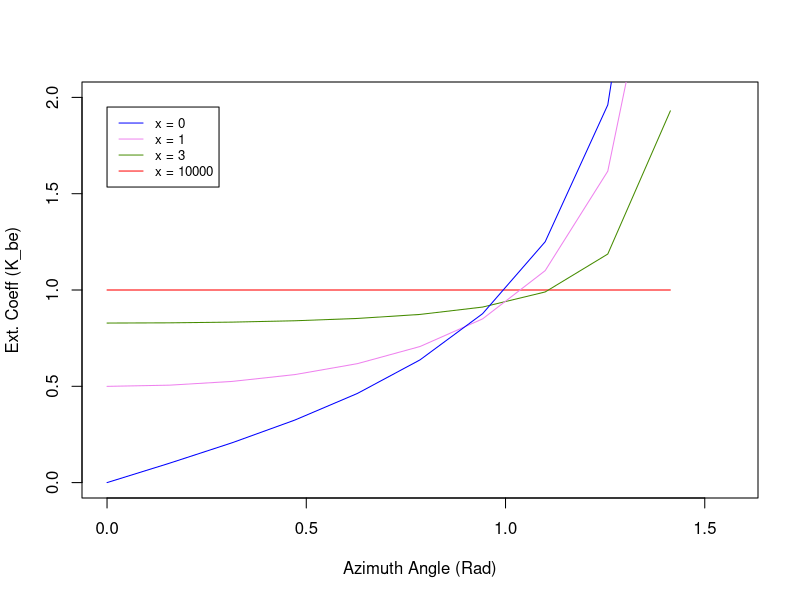
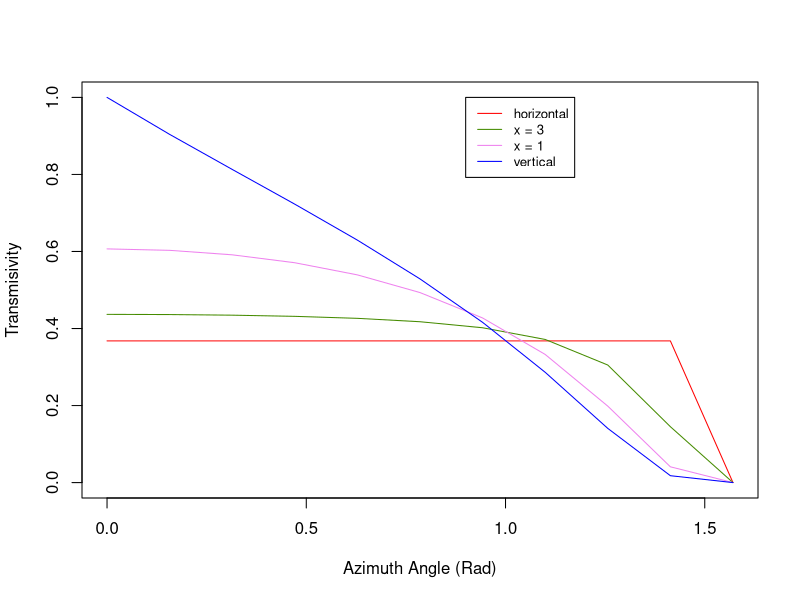
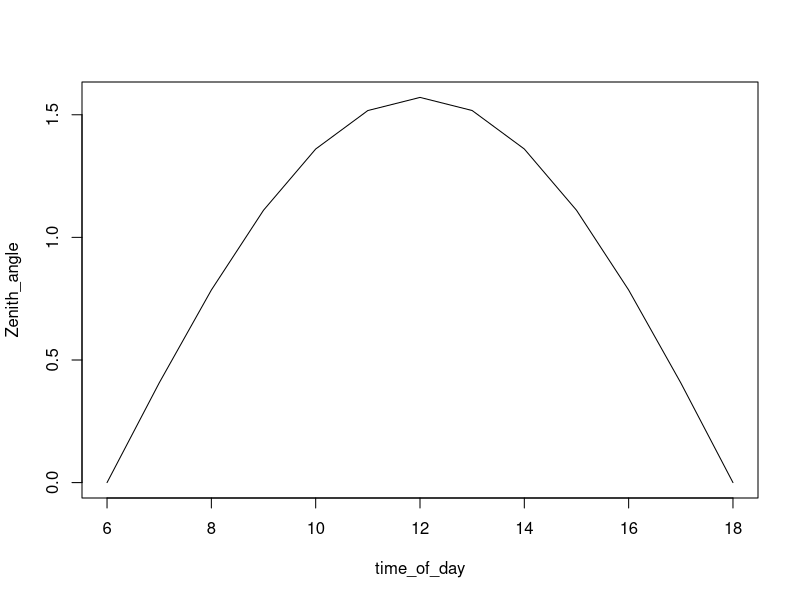
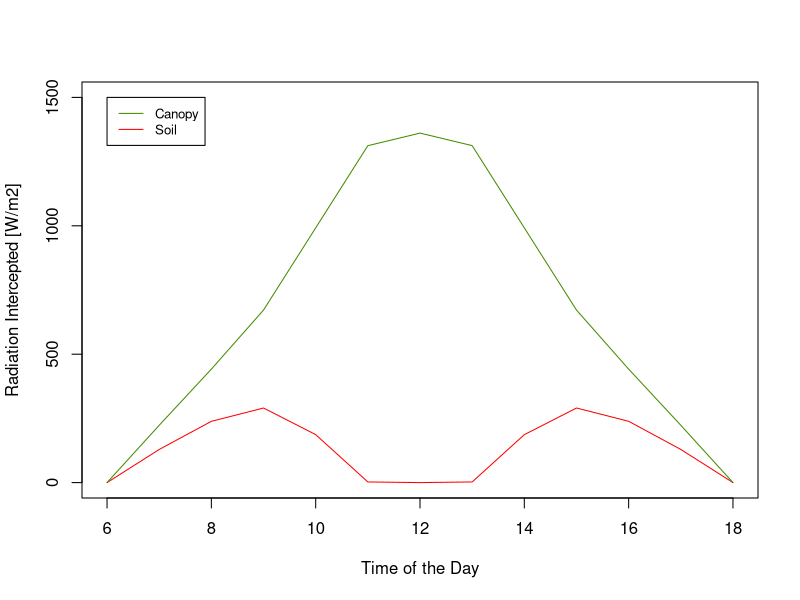
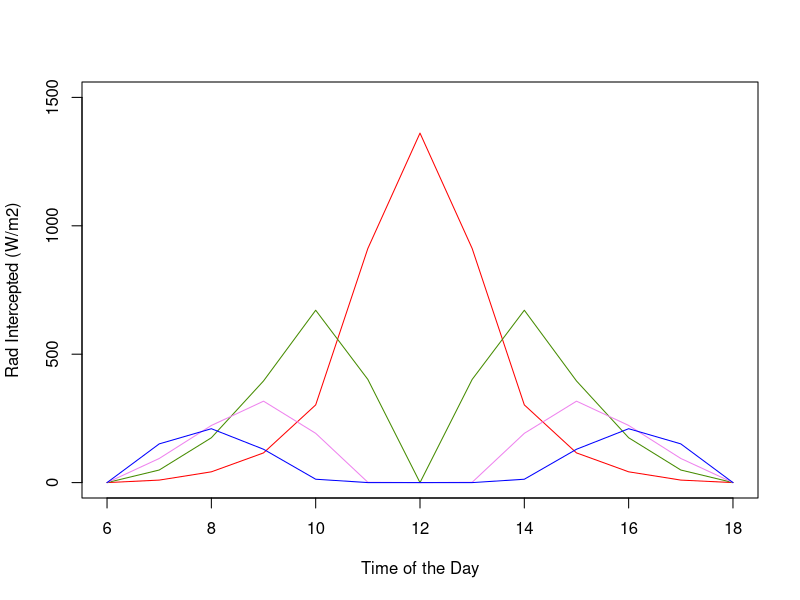

These charts were generated, in order, by the following R code:
#comando para borrar todas las variables en "Environment"
rm(list = ls())




#Definimos ecuacion para calcular k_be apra una canopia con hojas
#con una distribucion elipsoidal
#Eq.15.4 (pp251 Campbell y Norman)
k_be <- function(x,psi){ #x y psi son los argumentos de la funcion
  
  tan2 <-(1-cos(2*psi))/(cos(2*psi)+1)  #Definimos funcion para calcular tan^2(psi) [sacada de https://www.wolframalpha.com/]
  
  epsilon_dist <- sqrt(x^2+tan2)/(x+1.774*(x+1.182)^(-0.733)) #estimacion de Kbe, segun la ecuacion
  
  return(epsilon_dist)  #output de la funcion
}
  


#Generamos un vector con valores de Azimuth de 0 a pi/2 
#(0 a 90 grados, o mediodia solar (pi/2))
  pi_vector <- seq(from = 0, to= pi/2, by = pi/20)
  
#Generemos distintos plots para distintos valores x en la ecuacion 15.4
  plot(x = pi_vector, y = k_be(1000,pi_vector), type = "line", col = "red", 
       xlim = c(0,pi/2), ylim = c(0,2), xlab = "Azimuth Angle (Rad)", ylab = "Ext. Coeff (K_be)")
  lines(x = pi_vector, y = k_be(3,pi_vector), col = "chartreuse4")
  lines(x = pi_vector, y = k_be(1,pi_vector), col = "violet")
  lines(x = pi_vector, y = k_be(0,pi_vector), col = "blue")
  
  legend(0,1.95, legend = c("x = 0","x = 1","x = 3", "x = 10000"), col = c("blue","violet","chartreuse4","red"),
         lty=1:1, cex=0.8)
  

# Generamos una ecuacion para la trasmisividad de la canopia 
  canopy_trans <- function(LAI,x,psi){
    
    tau <- exp(-k_be(x,psi)*LAI) #Eq. 15.1 (pp. 249 Campbell and Norman)
    
    return(tau)
    } 
  
# Graficamos la trasnmisividad de la canopia en base a un LAI = 1, distintos x 
# para varios angulos azimutales 
  
  plot(x = pi_vector, y = canopy_trans(LAI = 1,x=100000,pi_vector), type = "line", col = "red",
       xlim = c(0,pi/2), ylim = c(0,1), xlab = "Azimuth Angle (Rad)", ylab = "Transmisivity")
  lines(x = pi_vector, y = canopy_trans(LAI = 1,x=3,pi_vector), col = "chartreuse4")
  lines(x = pi_vector, y = canopy_trans(LAI = 1,x=1,pi_vector), col = "violet")
  lines(x = pi_vector, y = canopy_trans(LAI = 1,x=0,pi_vector), col = "blue")
  
  legend(0.9,1, legend = c("horizontal","x = 3","x = 1", "vertical"), col = c("red","chartreuse4","violet","blue"),
         lty=1:1, cex=0.8)
  
  
  
  
######################################################  
################## EJERCICIO 1 ########################   
######################################################  
  Cte_solar = 1361 #[W/m^2 constante solar]
  

  #Vector de 6 am a 6 pm con el fin de evitar radiaciones negativas (noche)
  time_of_day <- seq(from = 6, to =  18, by = 1)
  
  #Formula simplificada para estimar el angulo Zenital
  Zenith_angle <- -cos(time_of_day*(2*pi/24))*pi/2
  
  #Formula simplificada para estimar la radiacion incidente [w/m^2]
  Io <- -cos(time_of_day*(2*pi/24))*Cte_solar
 
  
  
  plot(x = time_of_day, y = Zenith_angle, type = "line")
  
  plot(x = time_of_day, Io*canopy_trans(LAI =1.2, x = 3, Zenith_angle), type = "line", col = "red",
       xlim = c(6,18), ylim = c(0,1500), xlab = "Time of the Day", ylab = "Radiation Intercepted [W/m2]")
  lines(x = time_of_day, Io*(1-canopy_trans(LAI =1.2, x = 3, Zenith_angle)), col = "chartreuse4")
  
  legend(6,1500, legend = c("Canopy","Soil"), col = c("chartreuse4","red"),
         lty=1:1, cex=0.8)
  
  
  
  ######################################################  
  ################## EJERCICIO 2 ########################   
  ######################################################  
  
  
  #Vector para LAI a lo largo del perfil de la canopia
  LAI <- c(0.1,0.25,0.5,0.75,1)
  
  #Vector de valores x a lo largo del perfil de la canopia
  x_value <- c(0.1, 0.5, 1, 3, 5, 10000)

  
  intercepted <- matrix(ncol = length(Zenith_angle), nrow = length(LAI), data = NA)
  rad_intercepted <- matrix(ncol = length(Zenith_angle), nrow = length(LAI), data = NA)
  rad_transmited <- matrix(ncol = length(Zenith_angle), nrow = length(LAI), data = NA)
  
  for(i in 1:length(LAI)){
    for(j in 1:length(Zenith_angle)){
    
      intercepted[i,j] <- 1-canopy_trans(psi = Zenith_angle[j], x_value[i], LAI[i])
      
      if (i == 1){
        rad_intercepted[i,j] <- Io[j]*intercepted[1,j]
        rad_transmited[i,j] <- Io[j]-rad_intercepted[i,j]
        
      } else{
        rad_intercepted[i,j] <- rad_transmited[i-1,j]*intercepted[i,j]
        rad_transmited[i,j] <- rad_transmited[i-1,j]-rad_intercepted[i,j]
         
        if(rad_transmited[i,j] <0){rad_transmited[i,j] = 0}
         
        
        }
  }
  }
  
  plot(x = time_of_day, y = rad_intercepted[1,], col = "red", type = "line", 
       xlim = c(6,18), ylim = c(0,1500),
       xlab = "Time of the Day",
       ylab = "Rad Intercepted (W/m2)")
  lines(x = time_of_day, y = rad_intercepted[2,], col = "chartreuse4")
  lines(x = time_of_day, y = rad_intercepted[3,], col = "violet")
  lines(x = time_of_day, y = rad_intercepted[4,], col = "blue")
  
  
  
